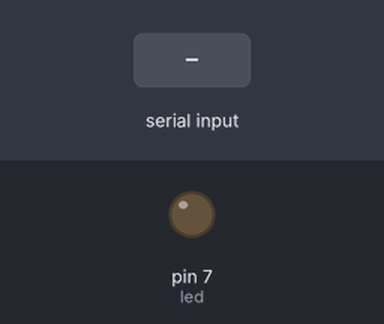
The sketch below on a simulated Arduino Uno, built with avr-gcc and run on an emulated ATmega328P. On the bench: output pins drawn as LEDs (lit = HIGH). Inputs (shaded band) come from the test bench.

Above: at 1.2 s.
1.3 s: "1" received over Serial
At 2.5 s:
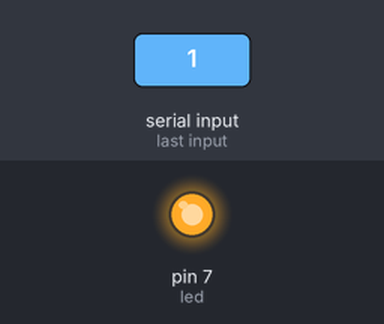
2.9 s: "0" received over Serial
At 3.7 s:
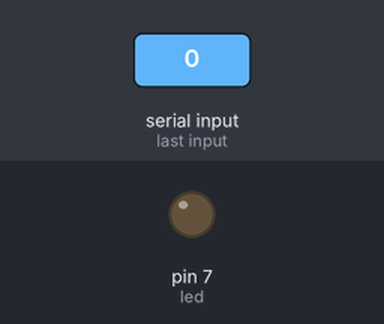
Timing chart, 0 to 5.9 s (numbered marks = the images above; inputs shaded):
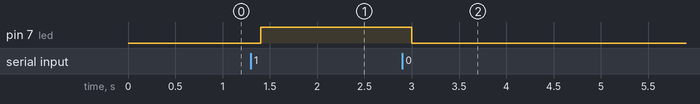

The sketch:

Led_Kontrolu.ino
```cpp
int data;
int led=7;
void setup() {
  pinMode(led,OUTPUT);
  Serial.begin(9600);
}
void loop() {
  {
  if (Serial.available()){
   int data = Serial.read();
   delay(100);
   if(data=='1'){
     digitalWrite(led,1);
   }
      if(data=='0'){
     digitalWrite(led,0);
   }
   delay(100);
  }}}
```

Measured:
- after the input at 1.3 s, pin 7 (led): LOW → HIGH after 0.10 s
- after the input at 2.9 s, pin 7 (led): HIGH → LOW after 0.10 s
